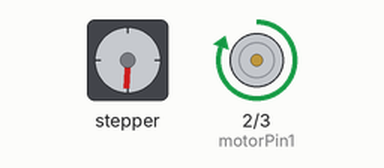
A sketch run on a simulated Arduino Mega 2560, built with avr-gcc and run on an emulated ATmega2560. Parts: stepper motor, motor-driver pin pairs drawn as motors (green arrow = first pin HIGH = forward, orange = second pin HIGH = backward, longer = more drive). Wiring (inferred from the names in the program): stepper motor driver (200 steps per turn assumed): step pin 49; direction pin 44; enable pin 4.

Above: at 0.4 s.
Timing chart, 0 to 1.9 s (numbered marks = the images above):
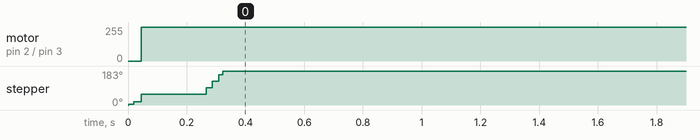

Measured:
- by itself, motor on pin 2 (motorPin1) / pin 3 (motorPin2): stopped → forward 255/255 at 0.05 s
- by itself, stepper: turns 183° clockwise in 0.32 s

The sketch:

pas_a_pas_et_treuil.ino
```cpp
const int stepPin = 49;
const int dirPin = 44;
const int nbre_steps=200;
int motorPin1 = 2;
int motorPin2 = 3;
int enablePin = 4;

bool loopExecuted = false;

void setup() {
  pinMode(stepPin, OUTPUT);
  pinMode(dirPin, OUTPUT);
  pinMode(motorPin1,OUTPUT);
  pinMode(motorPin2,OUTPUT);
  pinMode(enablePin,OUTPUT);
}

void loop() {
  if (!loopExecuted){
    digitalWrite(dirPin, HIGH);
    for (int i = 0; i < 2; i++) {
      digitalWrite(stepPin, HIGH);
      delayMicroseconds(100);
      digitalWrite(stepPin, LOW);
      delayMicroseconds(1000);
    }
    delay(10);
    for (int i = 0; i < 30; i++) {
      digitalWrite(stepPin, HIGH);
      delayMicroseconds(100);
      digitalWrite(stepPin, LOW);
      delayMicroseconds(1000);
    }

    digitalWrite(motorPin1, HIGH);
    digitalWrite(motorPin2, LOW);
    lancerRotationMoteurPontA();

    for (int i = 0; i < 70; i++) {
      digitalWrite(stepPin, HIGH);
      delayMicroseconds(100);
      digitalWrite(stepPin, LOW);
      delayMicroseconds(1000);
    }
    delay(5);
    loopExecuted = true;
  }
}

void lancerRotationMoteurPontA() {
  digitalWrite(enablePin, HIGH);
  delay(100);

  digitalWrite(enablePin, LOW);
  delay(100);
}
```
